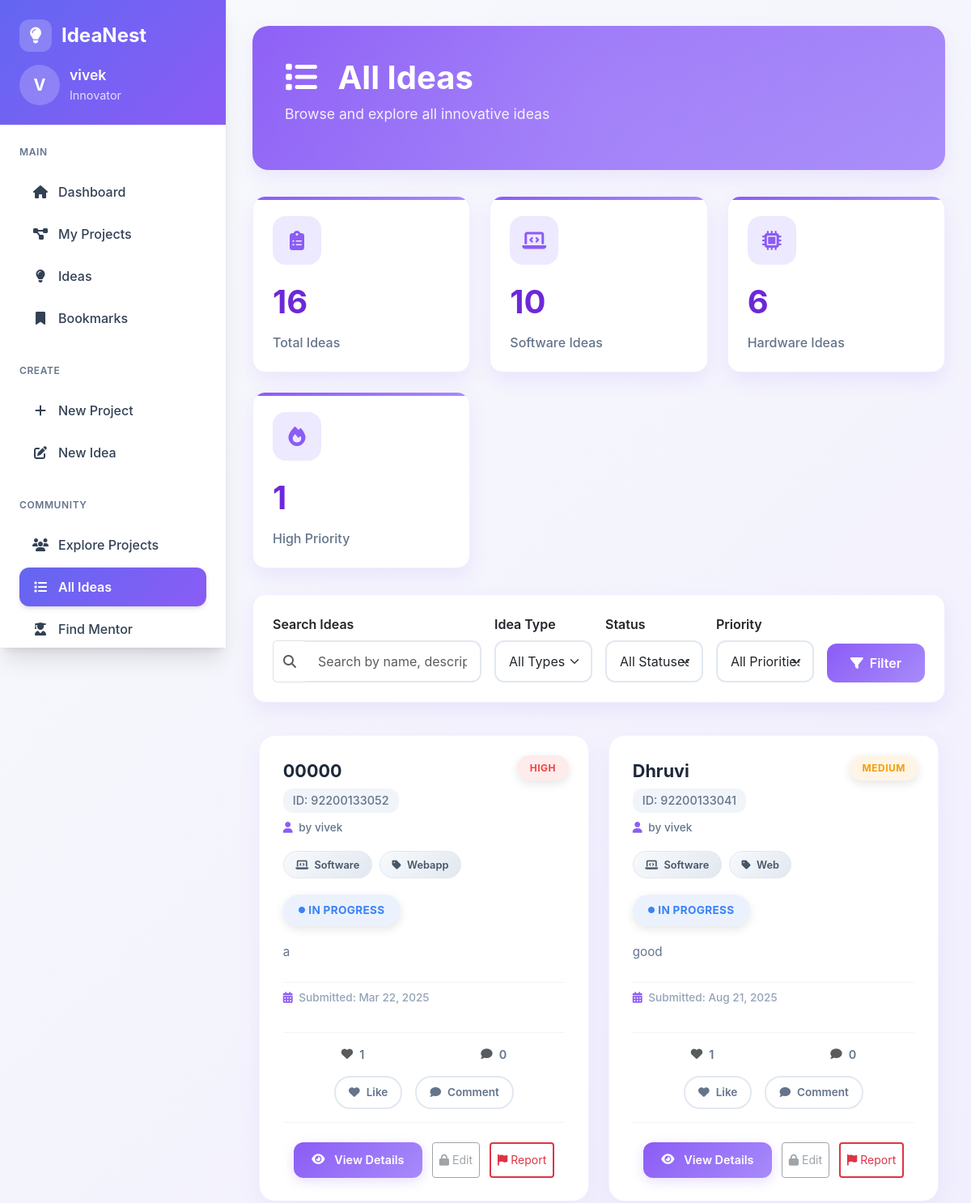
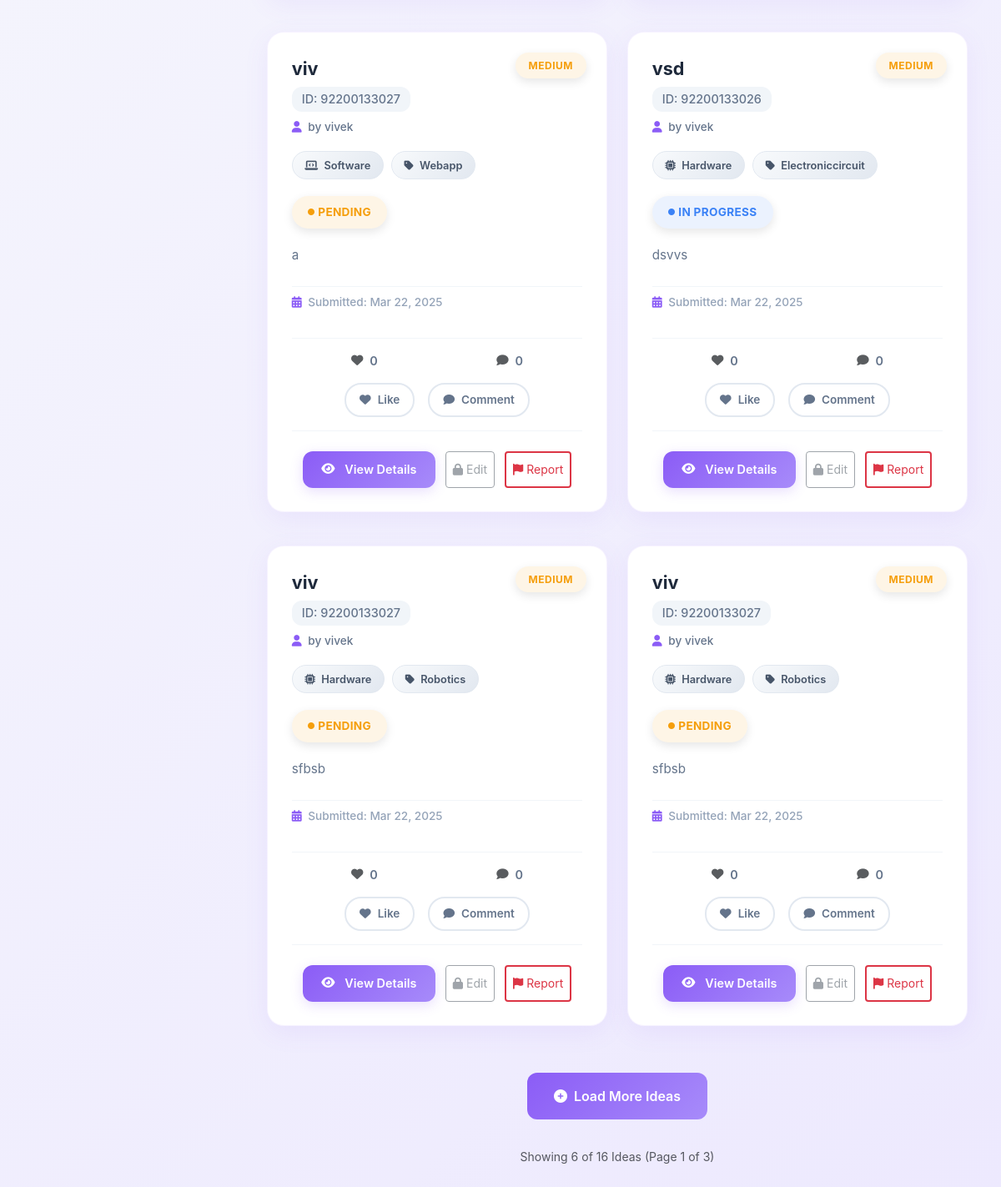
The page /user/Blog/list-project.php (signed in) on the database its author committed (2 pictures, top to bottom).
### tables this page shows
CREATE TABLE `blog` (
                        `id` int(11) NOT NULL,
                        `user_id` int(11) NOT NULL,
                        `er_number` varchar(50) NOT NULL,
                        `project_name` varchar(100) NOT NULL,
                        `project_type` enum('software','hardware') NOT NULL,
                        `classification` varchar(50) NOT NULL,
                        `description` text NOT NULL,
                        `submission_datetime` datetime NOT NULL,
                        `status` enum('pending','in_progress','completed','rejected') DEFAULT 'pending',
                        `priority1` enum('low','medium','high') DEFAULT 'medium',
                        `assigned_to` varchar(100) DEFAULT NULL,
                        `completion_date` date DEFAULT NULL,
                        `created_at` timestamp NULL DEFAULT current_timestamp(),
                        `updated_at` timestamp NULL DEFAULT current_timestamp() ON UPDATE current_timestamp(),
                        `title` varchar(255) DEFAULT NULL,
                        `content` text DEFAULT NULL
);

CREATE TABLE `register` (
                            `id` int(11) NOT NULL,
                            `name` varchar(100) NOT NULL,
                            `email` varchar(100) NOT NULL,
                            `enrollment_number` varchar(50) NOT NULL,
                            `gr_number` varchar(50) NOT NULL,
                            `password` varchar(255) NOT NULL,
                            `about` varchar(500) NOT NULL,
                            `phone_no` varchar(20) DEFAULT NULL,
                            `department` varchar(100) DEFAULT NULL,
                            `passout_year` year(4) NOT NULL,
                            `user_image` text NOT NULL DEFAULT '',
                            `google_id` varchar(255) DEFAULT NULL,
                            `email_notifications` tinyint(1) DEFAULT 1,
                            `last_notification_sent` datetime DEFAULT NULL,
                            `github_token` text DEFAULT NULL,
                            `role` enum('student','mentor','admin') DEFAULT 'student',
                            `expertise` text DEFAULT NULL,
                            `mentor_rating` decimal(3,2) DEFAULT 0.00,
                            `is_available` tinyint(1) DEFAULT 1
);

### user/Blog/list-project.php (the view, shortened to what the rows shown need)
<?php
$basePath = '../';
include $basePath . 'layout.php';
            ?>
        <?php endforeach;
function createDBConnection() {
    $servername = "localhost";
    $username = "root";
    $password = "";
    $dbname = "ideanest";
    try {
        $conn = new mysqli($servername, $username, $password, $dbname);
        return $conn;
    } catch (Exception $e) {
        error_log("Database connection error: " . $e->getMessage());
        return false;
    }
}
function getStatusClass($status) {
    switch ($status) {
        case 'pending': return 'status-pending';
        case 'in_progress': return 'status-in_progress';
    }
}
function getPriorityClass($priority) {
    switch ($priority) {
        case 'high': return 'priority-high';
        case 'medium': return 'priority-medium';
    }
}
function formatDate($date) {
    try {
        return date('M d, Y', strtotime($date));
    } catch (Exception $e) {
        return 'N/A';
    }
}
function truncateText($text, $length = 150) {
    if (strlen($text) <= $length) {
        return $text;
    }
    return substr($text, 0, $length) . '...';
}
?>
<!DOCTYPE html>
<html lang="en">
<head>
    <link href="https://cdn.jsdelivr.net/npm/bootstrap@5.3.0/dist/css/bootstrap.min.css" rel="stylesheet">
    <link rel="stylesheet" href="https://cdnjs.cloudflare.com/ajax/libs/font-awesome/6.4.0/css/all.min.css">
    <link rel="stylesheet" href="../../assets/css/list_project.css">
    <link rel="stylesheet" href="../../assets/css/layout_user.css">
</head>
<body>
<div class="main-content">
    <?php
    $current_user_id = isset($_SESSION['user_id']) ? $_SESSION['user_id'] : null;
    $projects = [];
    $page = isset($_GET['page']) ? max(1, (int)$_GET['page']) : 1;
    $per_page = 6;
    $offset = ($page - 1) * $per_page;
    try {
        $conn = createDBConnection();
        $where_conditions = ["1=1"];
        $params = [];
        $types = "";
        $where_clause = implode(" AND ", $where_conditions);
        $sql = "SELECT b.*, r.id as owner_id, r.name as owner_name,
                       (SELECT COUNT(*) FROM idea_likes WHERE idea_id = b.id) as like_count,
                       (SELECT COUNT(*) FROM idea_comments WHERE idea_id = b.id) as comment_count,
                       " . ($current_user_id ? "(SELECT COUNT(*) FROM idea_likes WHERE idea_id = b.id AND user_id = ?) as user_liked" : "0 as user_liked") . "
                FROM blog b
                LEFT JOIN register r ON b.user_id = r.id
                WHERE " . $where_clause . " ORDER BY
                CASE b.priority1 WHEN 'high' THEN 1 WHEN 'medium' THEN 2 WHEN 'low' THEN 3 END,
                b.submission_datetime DESC
                LIMIT ? OFFSET ?";
        $final_params = [];
        $final_types = "";
        if ($current_user_id) {
            $final_params[] = $current_user_id;
            $final_types .= "i";
        }
        $final_params = array_merge($final_params, $params);
        $final_types .= $types;
        $final_params[] = $per_page;
        $final_params[] = $offset;
        $final_types .= "ii";
        if (!empty($final_params)) {
            $stmt = $conn->prepare($sql);
            $stmt->bind_param($final_types, ...$final_params);
            $stmt->execute();
            $result = $stmt->get_result();
            $projects = $result->fetch_all(MYSQLI_ASSOC);
        }
    } catch (Exception $e) {
        $error_message = "Error: " . $e->getMessage();
        error_log("Projects page error: " . $e->getMessage());
    }
    ?>
    <div class="page-header">
        <h1 class="page-title">
            <i class="fas fa-list me-3"></i>
            All Ideas
        </h1>
    </div>
    <div id="projectsContainer">
        <?php if (empty($projects)): ?>
            <div class="empty-state">
                <div class="empty-icon">
                    <i class="fas fa-folder-open"></i>
                </div>
                <h3>No Ideas Found</h3>
                <p>No Ideas match your search criteria. Try adjusting your filters.</p>
                <a href="add_project.php" class="btn btn-purple mt-3">
                    <i class="fas fa-plus me-2"></i>Create New Idea
                </a>
            </div>
        <?php else: ?>
            <div class="projects-grid" id="projectsGrid">
                <?php foreach ($projects as $project):
                    $can_edit = ($current_user_id && $current_user_id == $project['user_id']);
                    $user_liked = ($current_user_id && $project['user_liked'] > 0);
                    ?>
                    <div class="project-card" data-aos="fade-up" data-idea-id="<?php echo $project['id']; ?>">
                        <div class="priority-badge <?php echo getPriorityClass($project['priority1']); ?>">
                            <?php echo ucfirst($project['priority1']); ?>
                        </div>
                        <div class="project-header">
                            <div>
                                <h3 class="project-title"><?php echo htmlspecialchars($project['project_name']); ?></h3>
                                <div class="project-id">ID: <?php echo htmlspecialchars($project['er_number']); ?></div>
                                <div class="project-owner">
                                    <i class="fas fa-user me-1"></i>
                                    by <?php echo htmlspecialchars($project['owner_name'] ?: 'Unknown'); ?>
                                </div>
                            </div>
                        </div>
                        <div class="project-meta">
                            <span class="meta-tag">
                                <i class="<?php echo ($project['project_type'] == 'software') ? 'fas fa-laptop-code' : 'fas fa-microchip'; ?> me-1"></i>
                                <?php echo ucfirst($project['project_type']); ?>
                            </span>
                            <span class="meta-tag">
                                <i class="fas fa-tag me-1"></i>
                                <?php echo ucfirst(str_replace('_', ' ', $project['classification'])); ?>
                            </span>
                        </div>
                        <div class="status-badge <?php echo getStatusClass($project['status']); ?>">
                            <i class="fas fa-circle me-1" style="font-size: 0.5rem;"></i>
                            <?php echo ucfirst(str_replace('_', ' ', $project['status'])); ?>
                        </div>
                        <div class="project-description">
                            <?php echo nl2br(htmlspecialchars(truncateText($project['description']))); ?>
                        </div>
                        <div class="project-date">
                            <i class="fas fa-calendar-alt me-1"></i>
                            Submitted: <?php echo formatDate($project['submission_datetime']); ?>
                        </div>
                        <div class="project-engagement">
                            <div class="engagement-stats">
                                <span class="engagement-stat">
                                    <i class="fas fa-heart <?php echo $user_liked ? 'text-danger' : 'text-muted'; ?>"></i>
                                    <span class="like-count"><?php echo $project['like_count']; ?></span>
                                </span>
                                <span class="engagement-stat">
                                    <i class="fas fa-comment text-muted"></i>
                                    <span class="comment-count"><?php echo $project['comment_count']; ?></span>
                                </span>
                            </div>
                            <div class="engagement-actions">
                                <?php if ($current_user_id): ?>
                                    <button class="btn-like <?php echo $user_liked ? 'liked' : ''; ?>"
                                            data-idea-id="<?php echo $project['id']; ?>"
                                            title="<?php echo $user_liked ? 'Unlike' : 'Like'; ?> this idea">
                                        <i class="fas fa-heart"></i>
                                        <span class="like-text"><?php echo $user_liked ? 'Liked' : 'Like'; ?></span>
                                    </button>
                                <?php endif; ?>
                                <button class="btn-comment" data-idea-id="<?php echo $project['id']; ?>" title="View comments">
                                    <i class="fas fa-comment"></i>
                                    <span>Comment</span>
                                </button>
                            </div>
                        </div>
                        <div class="project-actions">
                            <button class="btn btn-outline-purple btn-sm view-details-btn" data-project-id="<?php echo $project['id']; ?>">
                                <i class="fas fa-eye me-1"></i>View Details
                            </button>
                            <?php if ($can_edit): ?>
                                <a href="edit.php?id=<?php echo $project['id']; ?>" class="btn btn-outline-purple btn-sm">
                                    <i class="fas fa-edit me-1"></i>Edit
                                </a>
                            <?php else: ?>
                                <button class="btn btn-outline-secondary btn-sm" disabled title="You can only edit your own idea">
                                    <i class="fas fa-lock me-1"></i>Edit
                                </button>
                            <?php endif; ?>
                            <?php if ($current_user_id && !$can_edit): ?>
                                <button class="btn btn-outline-danger btn-sm report-btn" data-idea-id="<?php echo $project['id']; ?>" title="Report this idea">
                                    <i class="fas fa-flag me-1"></i>Report
                                </button>
                            <?php endif; ?>
                        </div>
                    </div>
                <?php endforeach; ?>
            </div>
        <?php endif; ?>
    </div>
</div>
</body>
</html>

### rows shown on the page
blog: priority1 "HIGH", project_name "00000", er_number "92200133052", user.name "vivek", project_type "Software", classification "Webapp", status "IN PROGRESS", description "a", submission_datetime "Mar 22, 2025", like_count "1", comment_count "0", shows "Edit"
blog: priority1 "MEDIUM", project_name "Dhruvi", er_number "92200133041", user.name "vivek", project_type "Software", classification "Web", status "IN PROGRESS", description "good", submission_datetime "Aug 21, 2025", like_count "1", comment_count "0", shows "Edit"
blog: priority1 "MEDIUM", project_name "viv", er_number "92200133027", user.name "vivek", project_type "Software", classification "Webapp", status "PENDING", description "a", submission_datetime "Mar 22, 2025", like_count "0", comment_count "0", shows "Edit"
blog: priority1 "MEDIUM", project_name "vsd", er_number "92200133026", user.name "vivek", project_type "Hardware", classification "Electroniccircuit", status "IN PROGRESS", description "dsvvs", submission_datetime "Mar 22, 2025", like_count "0", comment_count "0", shows "Edit"
blog: priority1 "MEDIUM", project_name "viv", er_number "92200133027", user.name "vivek", project_type "Hardware", classification "Robotics", status "PENDING", description "sfbsb", submission_datetime "Mar 22, 2025", like_count "0", comment_count "0", shows "Edit"
blog: priority1 "MEDIUM", project_name "viv", er_number "92200133027", user.name "vivek", project_type "Hardware", classification "Robotics", status "PENDING", description "sfbsb", submission_datetime "Mar 22, 2025", like_count "0", comment_count "0", shows "Edit"

### other values the page prints
$user_initial "V"
$user_name "vivek"
$stats['total'] "16"
$stats['software'] "10"
$stats['hardware'] "6"
$stats['high_priority'] "1"
count($projects) "6"
$total_projects "16"
$page "1"
$total_pages "3"
